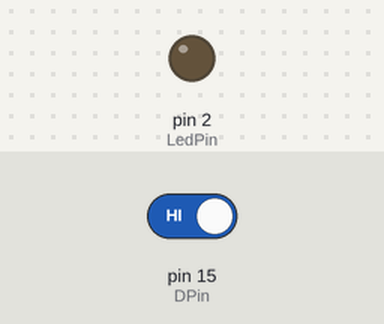
This sketch was run on a simulated Arduino Uno, built with avr-gcc and run on an emulated ATmega328P. On the bench: output pins drawn as LEDs (lit = HIGH). The inputs (shaded band) are chosen by the test bench; at power-on: pin 15 (DPin) HIGH. What the sketch prints to the serial monitor is not drawn.

Above: at 1.2 s.
1.3 s: pin 15 (DPin) driven LOW
At 2.0 s:
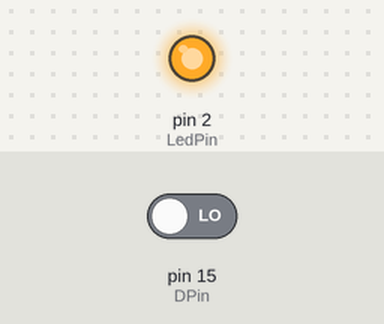
2.8 s: pin 15 (DPin) driven HIGH
At 3.6 s:
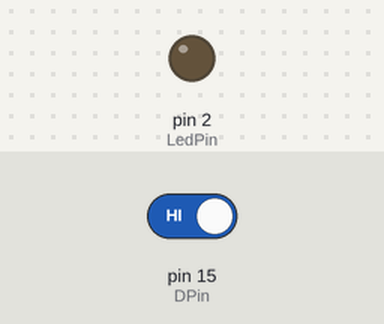
Timing chart, 0 to 5.8 s (numbered marks = the images above; inputs shaded):
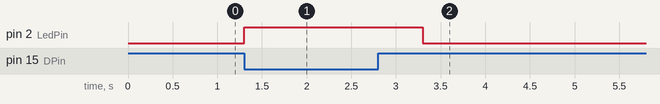

The sketch:

Hall_A3144_sensor.ino
```cpp
#define DPin 15
#define LedPin 2

   int val = 0 ;
  int oldval =0  ;
void setup()
{
pinMode(LedPin,OUTPUT);//設置數位IO腳模式，OUTPUT為Output
 pinMode(DPin,INPUT);//定義digital為輸入介面

  Serial.begin(115200);//設定串列傳輸速率為115200
}
void loop() {

   val=digitalRead(DPin);//讀取感測器的值
    Serial.print(oldval);//輸出模擬值，並將其列印出來
    Serial.print("/");//輸出模擬值，並將其列印出來
    Serial.print(val);//輸出模擬值，並將其列印出來
    Serial.print("\n");//輸出模擬值，並將其列印出來

    if (val ==0)
    {
          if (val != oldval)
            {
                 digitalWrite(LedPin,HIGH)  ;
                   delay(2000);
                  oldval= val ;
            }
    }
    else
    {
          if (val != oldval)
            {
               digitalWrite(LedPin,LOW)  ;
                oldval= val ;
            }
      }


}
```

Measured:
- after the input at 1.3 s, pin 2 (LedPin): LOW → HIGH at once
- after the input at 2.8 s, pin 2 (LedPin): HIGH → LOW after 0.50 s
